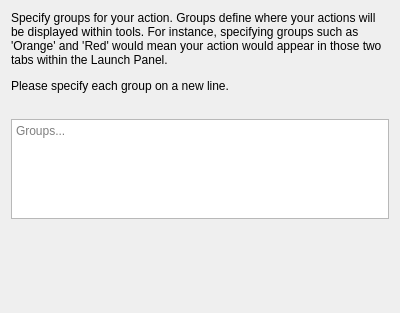
<?xml version="1.0" encoding="UTF-8"?>
<ui version="4.0">
 <class>Form</class>
 <widget class="QWidget" name="Form">
  <property name="geometry">
   <rect>
    <x>0</x>
    <y>0</y>
    <width>400</width>
    <height>313</height>
   </rect>
  </property>
  <property name="windowTitle">
   <string>Form</string>
  </property>
  <layout class="QVBoxLayout" name="verticalLayout_2">
   <item>
    <layout class="QVBoxLayout" name="verticalLayout" stretch="0,0,0,1">
     <item>
      <widget class="QLabel" name="label">
       <property name="text">
        <string>&lt;html&gt;&lt;head/&gt;&lt;body&gt;&lt;p&gt;Specify groups for your action. Groups define where your actions will be displayed within tools. For instance, specifying groups such as 'Orange' and 'Red' would mean your action would appear in those two tabs within the Launch Panel.&lt;/p&gt;&lt;p&gt;Please specify each group on a new line.&lt;/p&gt;&lt;/body&gt;&lt;/html&gt;</string>
       </property>
       <property name="wordWrap">
        <bool>true</bool>
       </property>
      </widget>
     </item>
     <item>
      <spacer name="verticalSpacer_2">
       <property name="orientation">
        <enum>Qt::Vertical</enum>
       </property>
       <property name="sizeHint" stdset="0">
        <size>
         <width>20</width>
         <height>20</height>
        </size>
       </property>
      </spacer>
     </item>
     <item>
      <widget class="QTextEdit" name="actionGroups">
       <property name="maximumSize">
        <size>
         <width>16777215</width>
         <height>100</height>
        </size>
       </property>
       <property name="placeholderText" stdset="0">
        <string>Groups...</string>
       </property>
      </widget>
     </item>
     <item>
      <spacer name="verticalSpacer">
       <property name="orientation">
        <enum>Qt::Vertical</enum>
       </property>
       <property name="sizeHint" stdset="0">
        <size>
         <width>20</width>
         <height>40</height>
        </size>
       </property>
      </spacer>
     </item>
    </layout>
   </item>
  </layout>
 </widget>
 <resources/>
 <connections/>
</ui>
